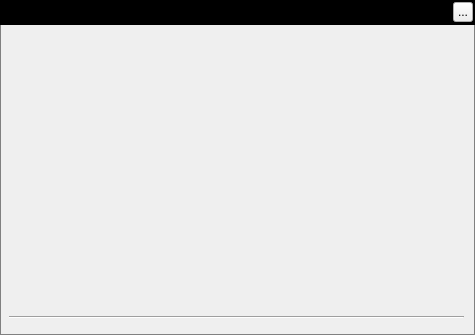
<?xml version="1.0" encoding="UTF-8"?>
<ui version="4.0">
 <class>MusicLrcMakerWidget</class>
 <widget class="QWidget" name="MusicLrcMakerWidget">
  <property name="geometry">
   <rect>
    <x>0</x>
    <y>0</y>
    <width>475</width>
    <height>335</height>
   </rect>
  </property>
  <property name="windowTitle">
   <string>Form</string>
  </property>
  <property name="styleSheet">
   <string notr="true">#MusicLrcMakerWidget{border:1px solid gray}</string>
  </property>
  <widget class="QLabel" name="topTitleBar">
   <property name="geometry">
    <rect>
     <x>0</x>
     <y>0</y>
     <width>475</width>
     <height>25</height>
    </rect>
   </property>
   <property name="styleSheet">
    <string notr="true">background:black</string>
   </property>
   <property name="text">
    <string/>
   </property>
  </widget>
  <widget class="QLabel" name="topTitleName">
   <property name="geometry">
    <rect>
     <x>10</x>
     <y>0</y>
     <width>71</width>
     <height>25</height>
    </rect>
   </property>
   <property name="styleSheet">
    <string notr="true">color:&quot;#FFFFFF&quot;;font-weight:bold</string>
   </property>
   <property name="text">
    <string>歌词制作</string>
   </property>
  </widget>
  <widget class="QToolButton" name="topTitleCloseButton">
   <property name="geometry">
    <rect>
     <x>453</x>
     <y>2</y>
     <width>20</width>
     <height>20</height>
    </rect>
   </property>
   <property name="text">
    <string>...</string>
   </property>
  </widget>
  <widget class="Line" name="line_2">
   <property name="geometry">
    <rect>
     <x>9</x>
     <y>315</y>
     <width>455</width>
     <height>5</height>
    </rect>
   </property>
   <property name="orientation">
    <enum>Qt::Horizontal</enum>
   </property>
  </widget>
 </widget>
 <resources/>
 <connections/>
</ui>
